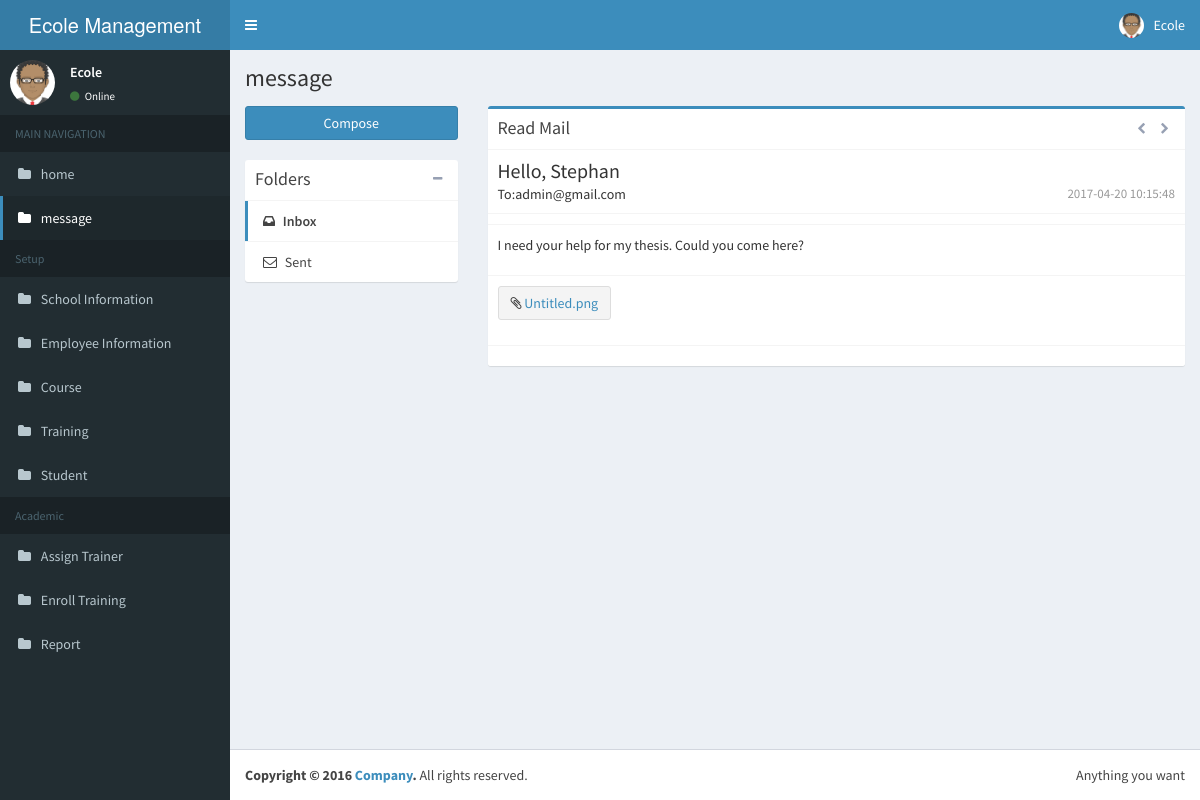
/stmanager/views/navigation/message_read.php?msg_id=1 (signed in), run on the app's committed database.
### tables this page shows
CREATE TABLE `employee` (
  `_id` bigint(20) NOT NULL AUTO_INCREMENT,
  `emp_surname` varchar(30) DEFAULT NULL,
  `emp_name` varchar(30) DEFAULT NULL,
  `emp_connum` varchar(30) DEFAULT NULL,
  `emp_gender` tinyint(1) DEFAULT NULL,
  `emp_birth` date DEFAULT NULL,
  `emp_img` varchar(30) DEFAULT NULL,
  `emp_status` int(11) DEFAULT NULL,
  PRIMARY KEY (`_id`)
);

CREATE TABLE `message` (
  `_id` bigint(20) NOT NULL AUTO_INCREMENT,
  `msg_from` bigint(20) DEFAULT NULL,
  `msg_to` bigint(20) DEFAULT NULL,
  `msg_title` varchar(30) DEFAULT NULL,
  `msg_note` text,
  `msg_from_type` int(11) DEFAULT NULL,
  `msg_to_type` int(11) DEFAULT NULL,
  `msg_date` datetime DEFAULT NULL,
  PRIMARY KEY (`_id`)
);

### stmanager/settings/settings.php (called while the page is built, shortened)
<?php
$cfg_homepageTitle = "Ecole Management System";
$cfg_database = "new";
$cfg_server = 'localhost';
$cfg_username = 'root';
$cfg_password = '';
?>

### model/db_abstractcrud.php (called while the page is built, shortened)
<?php
if(!class_exists("db_abstractcrud")) {
class db_abstractcrud
{
	var $conn;
	function db_abstractcrud()
	{
		include "../../settings/settings.php";
        $db_name = $cfg_database;
		$this->conn = mysqli_connect($cfg_server, $cfg_username, $cfg_password,$db_name) or die("Could not connect : " . mysqli_error());
		$this->conn->set_charset('utf8');
	}
	function getAllElement($tablename,$field='*',$orderby='_id',$where='')
	{
		$where_clause='';
		if ($where!='')
			$where_clause = "WHERE $where";
		$data = array();
		if($result = $this->conn->query("SELECT $field FROM $tablename $where_clause ORDER BY $orderby")) {
			while ($row = $result->fetch_array()) {
				$data[] = $row;
			}
		}
		return $data;
	}
	function idToFields($tablename,$id,$orderby='_id')
	{
		$result = $this->conn->query("SELECT * FROM $tablename WHERE _id=\"$id\" ORDER BY $orderby");
		$row = mysqli_fetch_assoc($result);
		if (mysqli_num_rows($result)>0) return $row;
		else return false;
	}
}
}
?>

### stmanager/controller/special/common.php (called while the page is built, shortened)
<?php
class common
{
    var $dbuser,$dbemployee,$dbstudent;
    function __construct(){
        require_once("../../model/db_employee.php");
        $this->dbemployee = new db_employee();
    }
    public function getByEmpId($id){
        return $this->dbemployee->getById($id);
    }
}

### stmanager/model/db_employee.php (called while the page is built, shortened)
<?php
class db_employee
{
    var $dbcrud;
    var $dbuser;
    var $table;
    var $userType;
    function db_employee()
    {
        include_once('db_abstractcrud.php');
        include_once('db_user.php');
        $this->dbcrud = new db_abstractcrud();
        $this->dbuser = new dbo_user();
        $this->table = 'employee';
        $this->userType = 0;
    }
    function getById($id){
        $now = $ps = array();
        if(!$now = $this->dbcrud->idToFields($this->table,$id))
            return false;
        if(!$ps = $this->dbuser->getByPs($now['_id'],$this->userType))
            return false;
        $now['user_name'] = $ps['user_name'];
        $now['user_email'] = $ps['user_email'];
        $now['user_password'] = $ps['user_password'];
        return $now;
    }
}

### stmanager/model/db_user.php (called while the page is built, shortened)
<?php
class dbo_user
{
    var $dbcrud;
    var $table;
    function dbo_user()
    {
        include_once('db_abstractcrud.php');
        $this->dbcrud = new db_abstractcrud();
        $this->table = 'user';
    }
    public function getByPs($ps_id,$type = false){
        $where = '';
        if($type) {
            $where = "ps_id = '$ps_id' and user_type = '$type'";
        }else{
            $where = "ps_id = '$ps_id'";
        }
        $list = $this->dbcrud->getAllElement($this->table,'*','_id',$where);
        if(count($list) >0)
            return $list[0];
        return false;
    }
    public function getById($id){
        return $this->dbcrud->idToFields($this->table,$id);
    }
}
?>

### stmanager/controller/navigation/message.php (called while the page is built, shortened)
<?php
class message
{
    var $dbmessage;
    function __construct(){
        require_once "../../model/db_user.php";
        require_once "../../model/db_message.php";
        $this->dbmessage = new db_message();
    }
    public function     getMessageById($id){
        return  $this->dbmessage->getMessageInfo($id);
    }
}

### stmanager/model/db_message.php (called while the page is built, shortened)
<?php
class db_message
{
    var $dbcrud;
    var $dbuser;
    var $table;
    var $dbattachment;
    function db_message()
    {
        require_once "db_abstractcrud.php";
        require_once "db_user.php";
        require_once "db_student.php";
        require_once "db_employee.php";
        require_once "db_attachment.php";
        $this->dbcrud = new db_abstractcrud();
        $this->dbuser = new dbo_user();
        $this->dbattachment = new db_attachment();
        $this->table = 'message';
    }
    public function getById($id){
        return $this->dbcrud->idToFields($this->table,$id);
    }
    public function getMessageInfo($id){
        $message = $this->getById($id);
        $attachment = $this->dbattachment->getByMsg($message['_id']);
        $from = $this->dbuser->getById($message['msg_from']);
        $to = $this->dbuser->getById($message['msg_to']);
        $message['from_email'] = $from['user_email'];
        $message['to_email'] = $to['user_email'];
        $message['attachment'] = $attachment;
        return $message;
    }
}

### stmanager/model/db_attachment.php (called while the page is built, shortened)
<?php
class db_attachment
{
    var $dbcrud;
    var $table;
    function db_attachment() {
        include_once('db_abstractcrud.php');
        $this->dbcrud = new db_abstractcrud();
        $this->table = 'attachment';
    }
    public function getByMsg($id){
        $list = $this->dbcrud->getAllElement($this->table,'*','_id',"msg_id = '$id'");
        if(count($list) != 0)
            return $list[0]['atch_url'];
        return '';
    }
}

### stmanager/views/navigation/message_read.php (the view, shortened to what this page needs)
<?php
include "../main/header.php";
require_once "../../controller/navigation/message.php";
$vc = new message();
$now = $vc->getMessageById($_REQUEST['msg_id']);
$show_str = 'To:'.$now['to_email'];
?>
<section class="content">
    <div class="row">
        <div class="col-md-3">
            <a href="message.php" class="btn btn-primary btn-block margin-bottom">Compose</a>
            <div class="box box-solid">
                <div class="box-header with-border">
                    <h3 class="box-title">Folders</h3>
                    <div class="box-tools">
                        <button type="button" class="btn btn-box-tool" data-widget="collapse"><i class="fa fa-minus"></i>
                        </button>
                    </div>
                </div>
                <div class="box-body no-padding">
                    <ul class="nav nav-pills nav-stacked">
                        <li class="active"><a href="message.php"><i class="fa fa-inbox"></i> Inbox
                            </a></li>
                        <li><a href="message_send.php"><i class="fa fa-envelope-o"></i> Sent </a></li>
                    </ul>
                </div>
            </div>
        </div>
        <div class="col-md-9">
            <div class="box box-primary">
                <div class="box-header with-border">
                    <h3 class="box-title">Read Mail</h3>
                    <div class="box-tools pull-right">
                        <a href="#" class="btn btn-box-tool" data-toggle="tooltip" title="Previous"><i class="fa fa-chevron-left"></i></a>
                        <a href="#" class="btn btn-box-tool" data-toggle="tooltip" title="Next"><i class="fa fa-chevron-right"></i></a>
                    </div>
                </div>
                <div class="box-body no-padding">
                    <div class="mailbox-read-info">
                        <h3><?php echo $now['msg_title']; ?></h3>
                        <h5><?php echo $show_str; ?>
                            <span class="mailbox-read-time pull-right"><?php echo $now['msg_date']; ?></span></h5>
                    </div>
                    <div class="mailbox-controls with-border text-center">
                    </div>
                    <div class="mailbox-read-message">
                        <?php echo $now['msg_note']; ?>
                    </div>
                </div>
                <div class="box-footer">
                    <ul class="mailbox-attachments clearfix">
                        <?php if($now['attachment'] != ''){ ?>
                            <div class="form-group" onclick="window.open('<?php echo MSG_PATH.$now['attachment']; ?>')">
                                <div class="btn btn-default btn-file">
                                    <i class="fa fa-paperclip"></i>
                                    <a ><?php echo $now['attachment']; ?></a>
                                </div>
                            </div>
                        <?php } ?>
                    </ul>
                </div>
                <div class="box-footer">
                </div>
            </div>
        </div>
    </div>
</section>
<?php
include "../main/footer.php";
?>

### stmanager/views/main/header.php (shortened to what this page needs)
<?php
include "../../settings/settings.php";
require_once "../../controller/special/common.php";
$vc = new common();
$emp_now = array();
$nowImg = $nowName = '';
$ps_id = $_SESSION['psId'];
if($_SESSION['userType'] == 0) {
    if (!$emp_now = $vc->getByEmpId($ps_id)) {
        echo 'Serve Not Found';
        exit();
    }
    $nowImg = $emp_now['emp_img'];
    $nowName = $emp_now['emp_name'];
}
?>
<!DOCTYPE html>
<html>
<head>
    <link rel="stylesheet" href="../../resource/bootstrap/css/bootstrap.min.css">
    <link rel="stylesheet" href="https://cdnjs.cloudflare.com/ajax/libs/font-awesome/4.5.0/css/font-awesome.min.css">
    <link rel="stylesheet" href="https://cdnjs.cloudflare.com/ajax/libs/ionicons/2.0.1/css/ionicons.min.css">
    <link rel="stylesheet" href="../../resource/dist/css/AdminLTE.min.css">
    <link rel="stylesheet" href="../../resource/dist/css/skins/skin-blue.min.css">
    <link rel="stylesheet" href="../../resource/plugins/bootstrap-wysihtml5/bootstrap3-wysihtml5.min.css">
    <link rel="stylesheet" href="../../resource/plugins/datatables/dataTables.bootstrap.css">
</head>
<body class="hold-transition skin-blue sidebar-mini">
<div class="wrapper">
    <header class="main-header">
        <a href="index2.html" class="logo">
            <span class="logo-lg"><?php echo $cfg_homepageTitle; ?></span>
        </a>
        <nav class="navbar navbar-static-top" role="navigation">
            <a href="#" class="sidebar-toggle" data-toggle="offcanvas" role="button">
            </a>
            <div class="navbar-custom-menu">
                <ul class="nav navbar-nav">
                    <li class="dropdown user user-menu">
                        <a href="#" class="dropdown-toggle" data-toggle="dropdown">
                            <img src="<?php echo RES_PATH.$nowImg;?>" class="user-image" alt="User Image">
                            <span class="hidden-xs"><?php echo $nowName;?></span>
                        </a>
                    </li>
                </ul>
            </div>
        </nav>
    </header>
    <aside class="main-sidebar">
        <section class="sidebar">
            <div class="user-panel">
                <div class="pull-left image">
                    <img src="<?php echo RES_PATH.$nowImg;?>" class="img-circle" alt="User Image">
                </div>
                <div class="pull-left info">
                    <p><?php echo $nowName;?></p>
                    <a href="#"><i class="fa fa-circle text-success"></i> Online</a>
                </div>
            </div>
            <?php
                $urltmp =  explode('/', $_SERVER['REQUEST_URI']);
                $titleTemp = $urltmp[count($urltmp)-1];
                $subUrl = explode('?', $titleTemp);
                $subUrl = explode('.', $subUrl[0]);
                $subUrl = explode('_', $subUrl[0]);
                $nowTitle = $subUrl[0];
                $header_info = array('MAIN NAVIGATION'=>array('home'=>array('url'=>'../navigation/home.php'),
                                                              'message'=>array('url'=>'../navigation/message.php')),
                                     'Setup'=>array('School Information'=>array('url'=>'../setup/SchoolInformation.php'),
                                                    'Employee Information'=>array('url'=>'../setup/EmployeeInformation.php'),
                                                    'Course'=>array('url'=>'../setup/Course.php'),
                                                    'Training'=>array('url'=>'../setup/Training.php'),
                                                    'Student'=>array('url'=>'../setup/Student.php')),
                                     'Academic'=>array('Assign Trainer'=>array('url'=>'../academic/AssignTrainer.php'),
                                                        'Enroll Training'=>array('url'=>'../academic/EnrollTraining.php'),
                                                        'Report'=>array('url'=>'../academic/Report.php')));
            ?>
            <ul class="sidebar-menu">
            <?php foreach ($header_info as $mainKey => $headerMain) {?>
                <li class="header"><?php echo $mainKey; ?></li>
                <?php foreach($headerMain as $subKey=>$headerSub){
                    if(strtolower($subKey) == strtolower($nowTitle)){
                        $nowTitle = $subKey;
                        echo '<li class="active"><a href="'.$headerSub['url'].'"><i class="fa fa-folder"></i> <span>'.$subKey.'</span></a></li>';
                    }else{
                        echo '<li><a href="'.$headerSub['url'].'"><i class="fa fa-folder"></i> <span>'.$subKey.'</span></a></li>';
                    }
                }?>
            <?php }?>
            </ul>
        </section>
    </aside>
    <div class="content-wrapper">
    <section class="content-header">
        <h1>
            <?php echo $nowTitle; ?>
        </h1>
    </section>

### data on the page
employee: emp_img (placeholder picture), emp_name "Ecole"
message: msg_title "Hello, Stephan", msg_date "2017-04-20 10:15:48", msg_note "I need your help for my thesis. Could you come here?"

### other printed values
$cfg_homepageTitle "Ecole Management…"
$mainKey "MAIN NAVIGATION"
$subKey "home"
$subKey "message"
$mainKey "Setup"
$subKey "School Information"
$subKey "Employee Information"
$subKey "Course"
$subKey "Training"
$subKey "Student"
$mainKey "Academic"
$subKey "Assign Trainer"
$subKey "Enroll Training"
$subKey "Report"
$nowTitle "message"
